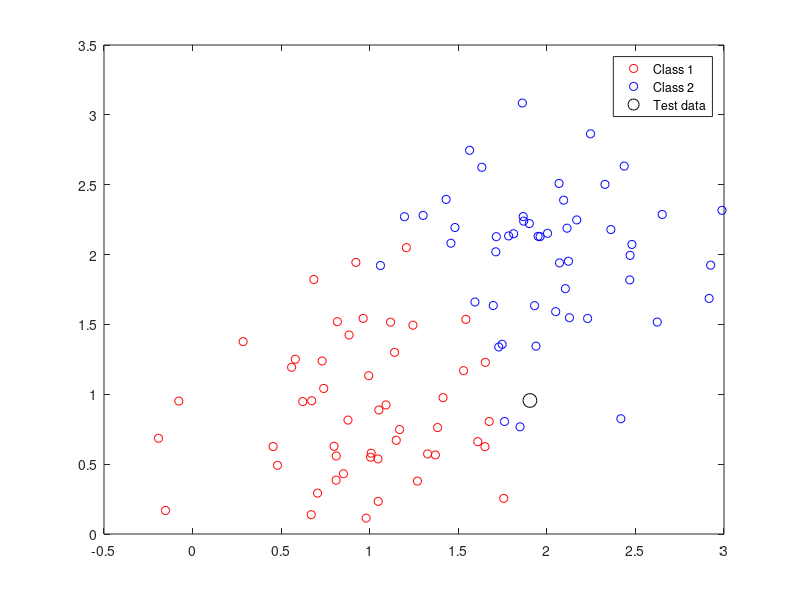

Source code (MATLAB):
function demo_KNN
% clear;clc;close all;
dbstop if error
rng(1);

%% Generate data from two Gaussion distribution
N = 100;
mu1 = [1,1];
mu2 = [2,2];
sigma = 0.2 * eye(2);
X = [mvnrnd(mu1,sigma,N/2);mvnrnd(mu2,sigma,N/2)];
label = [ones(N/2,1); -ones(N/2,1)];
X_test = mvnrnd(mu1,sigma,1);

% Show the toy data
figure;
hold on;
plot(X(label==1,1),X(label==1,2),'ro');
plot(X(label==-1,1),X(label==-1,2),'bo');
plot(X_test(1,1),X_test(1,2), 'ko', 'markersize', 10);
hold off;
box on;
legend('Class 1', 'Class 2', 'Test data');

%% KNN
K = 5;
[D, I] = pdist2(X, X_test, 'euclidean', 'Smallest', 5);
pred_label = sign(sum(label(I)));

end

%% KD Tree
function create_KDTree(X)

variance = var(X);
[~, idx] = max(variance);

N = size(X,1);
[~,ind] = sort(X(:,idx));
i = ind(floor(N/2)+1);


end

